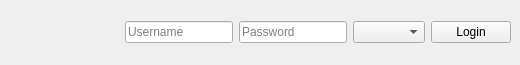
<?xml version="1.0" encoding="UTF-8"?>
<ui version="4.0">
 <class>login_widget</class>
 <widget class="QWidget" name="login_widget">
  <property name="geometry">
   <rect>
    <x>0</x>
    <y>0</y>
    <width>520</width>
    <height>65</height>
   </rect>
  </property>
  <property name="windowTitle">
   <string>Form</string>
  </property>
  <layout class="QHBoxLayout" name="horizontalLayout_2">
   <property name="spacing">
    <number>0</number>
   </property>
   <property name="margin">
    <number>0</number>
   </property>
   <item>
    <widget class="QStackedWidget" name="stackedWidget">
     <property name="currentIndex">
      <number>0</number>
     </property>
     <widget class="QWidget" name="login_page">
      <layout class="QHBoxLayout" name="horizontalLayout">
       <item>
        <spacer name="horizontalSpacer">
         <property name="orientation">
          <enum>Qt::Horizontal</enum>
         </property>
         <property name="sizeHint" stdset="0">
          <size>
           <width>40</width>
           <height>20</height>
          </size>
         </property>
        </spacer>
       </item>
       <item>
        <widget class="QLineEdit" name="user_box">
         <property name="sizePolicy">
          <sizepolicy hsizetype="Fixed" vsizetype="Fixed">
           <horstretch>0</horstretch>
           <verstretch>0</verstretch>
          </sizepolicy>
         </property>
         <property name="placeholderText">
          <string>Username</string>
         </property>
        </widget>
       </item>
       <item>
        <widget class="QLineEdit" name="pass_box">
         <property name="sizePolicy">
          <sizepolicy hsizetype="Fixed" vsizetype="Fixed">
           <horstretch>0</horstretch>
           <verstretch>0</verstretch>
          </sizepolicy>
         </property>
         <property name="placeholderText">
          <string>Password</string>
         </property>
        </widget>
       </item>
       <item>
        <widget class="QComboBox" name="nersc_system_box"/>
       </item>
       <item>
        <widget class="QPushButton" name="login_button">
         <property name="text">
          <string>Login</string>
         </property>
        </widget>
       </item>
      </layout>
     </widget>
     <widget class="QWidget" name="progress_page">
      <layout class="QHBoxLayout" name="horizontalLayout_4">
       <item>
        <widget class="QLabel" name="progress_label">
         <property name="text">
          <string/>
         </property>
        </widget>
       </item>
       <item>
        <widget class="QProgressBar" name="progressBar">
         <property name="sizePolicy">
          <sizepolicy hsizetype="Fixed" vsizetype="Fixed">
           <horstretch>0</horstretch>
           <verstretch>0</verstretch>
          </sizepolicy>
         </property>
         <property name="minimumSize">
          <size>
           <width>200</width>
           <height>0</height>
          </size>
         </property>
         <property name="maximumSize">
          <size>
           <width>16777215</width>
           <height>20</height>
          </size>
         </property>
         <property name="value">
          <number>0</number>
         </property>
         <property name="format">
          <string/>
         </property>
        </widget>
       </item>
      </layout>
     </widget>
     <widget class="QWidget" name="logged_page">
      <layout class="QHBoxLayout" name="horizontalLayout_3">
       <item>
        <spacer name="horizontalSpacer_2">
         <property name="orientation">
          <enum>Qt::Horizontal</enum>
         </property>
         <property name="sizeHint" stdset="0">
          <size>
           <width>326</width>
           <height>20</height>
          </size>
         </property>
        </spacer>
       </item>
       <item>
        <widget class="QLabel" name="user_label">
         <property name="text">
          <string/>
         </property>
        </widget>
       </item>
       <item>
        <widget class="QPushButton" name="logout_button">
         <property name="text">
          <string>Logout</string>
         </property>
        </widget>
       </item>
      </layout>
     </widget>
    </widget>
   </item>
  </layout>
 </widget>
 <resources/>
 <connections/>
</ui>
